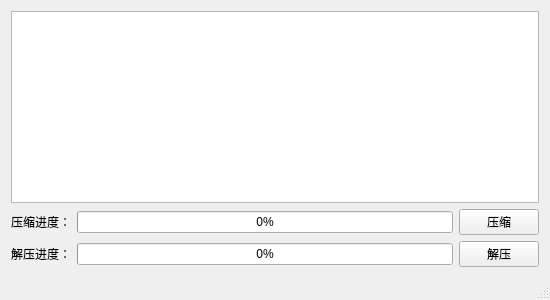
<?xml version="1.0" encoding="UTF-8"?>
<ui version="4.0">
 <class>MyWindow</class>
 <widget class="QMainWindow" name="MyWindow">
  <property name="geometry">
   <rect>
    <x>0</x>
    <y>0</y>
    <width>550</width>
    <height>300</height>
   </rect>
  </property>
  <property name="windowTitle">
   <string>MyWindow</string>
  </property>
  <widget class="QWidget" name="centralWidget">
   <layout class="QGridLayout" name="gridLayout">
    <item row="0" column="0" colspan="3">
     <widget class="QTextEdit" name="textEdit"/>
    </item>
    <item row="1" column="0">
     <widget class="QLabel" name="label">
      <property name="text">
       <string>压缩进度：</string>
      </property>
     </widget>
    </item>
    <item row="1" column="1">
     <widget class="QProgressBar" name="progress_comp">
      <property name="value">
       <number>0</number>
      </property>
     </widget>
    </item>
    <item row="1" column="2">
     <widget class="QPushButton" name="but_compress">
      <property name="text">
       <string>压缩</string>
      </property>
     </widget>
    </item>
    <item row="2" column="0">
     <widget class="QLabel" name="label_2">
      <property name="text">
       <string>解压进度：</string>
      </property>
     </widget>
    </item>
    <item row="2" column="1">
     <widget class="QProgressBar" name="progress_uncomp">
      <property name="value">
       <number>0</number>
      </property>
     </widget>
    </item>
    <item row="2" column="2">
     <widget class="QPushButton" name="but_uncompress">
      <property name="text">
       <string>解压</string>
      </property>
     </widget>
    </item>
   </layout>
  </widget>
  <widget class="QMenuBar" name="menuBar">
   <property name="geometry">
    <rect>
     <x>0</x>
     <y>0</y>
     <width>550</width>
     <height>26</height>
    </rect>
   </property>
  </widget>
  <widget class="QStatusBar" name="statusBar"/>
 </widget>
 <layoutdefault spacing="6" margin="11"/>
 <resources/>
 <connections/>
</ui>
